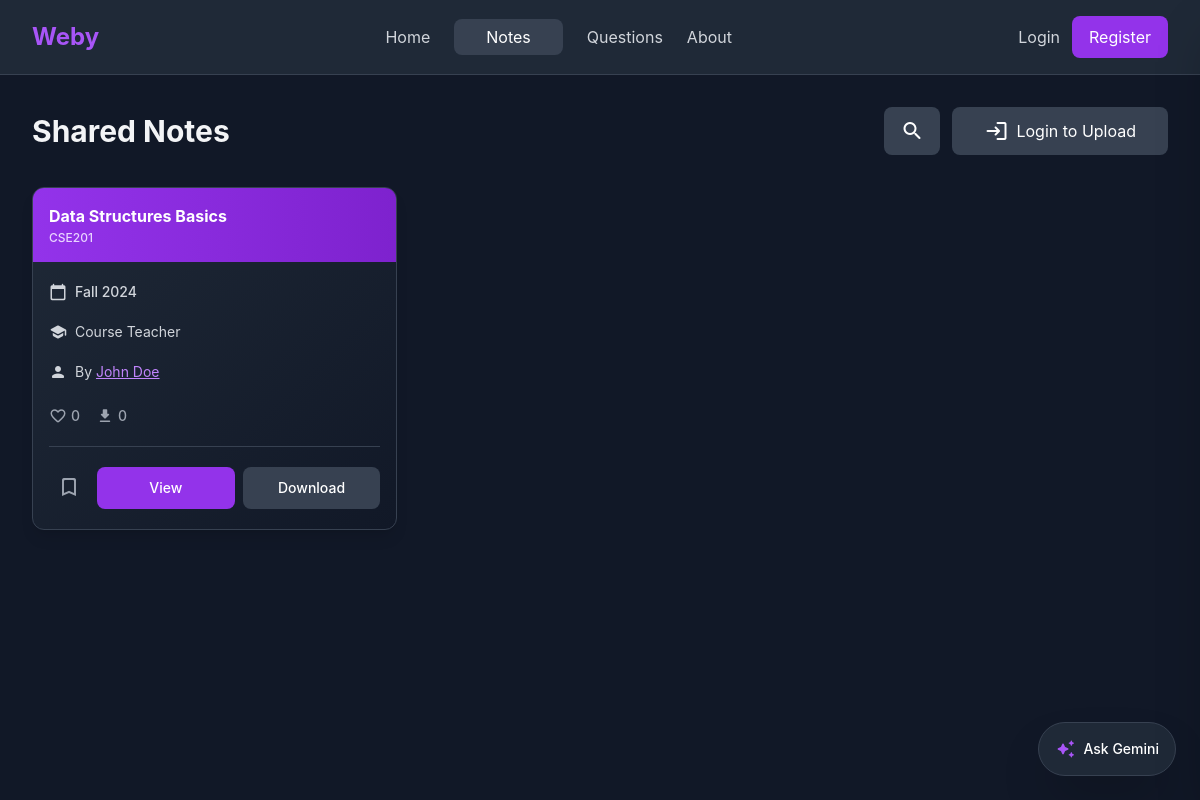
The app's page /notes.php?semester=2.1 with its own data.
### tables this page shows
CREATE TABLE IF NOT EXISTS notes (
    id INT AUTO_INCREMENT PRIMARY KEY,
    user_id INT NOT NULL,
    title VARCHAR(255) NOT NULL,
    course_code VARCHAR(50) NOT NULL,
    teacher_name VARCHAR(100) DEFAULT NULL,
    semester VARCHAR(10) NOT NULL,
    year INT NOT NULL,
    file_path VARCHAR(255) NOT NULL,
    
     
    is_public TINYINT(1) DEFAULT 1,
    
    created_at TIMESTAMP DEFAULT CURRENT_TIMESTAMP,
    FOREIGN KEY (user_id) REFERENCES users(id) ON DELETE CASCADE,
    INDEX idx_user_id (user_id),
    INDEX idx_semester_year (semester, year),
    INDEX idx_course_code (course_code)
);

CREATE TABLE IF NOT EXISTS users (
    id INT AUTO_INCREMENT PRIMARY KEY,
    name VARCHAR(100) NOT NULL,
    email VARCHAR(100) NOT NULL UNIQUE,
    password VARCHAR(255) NOT NULL,
    department VARCHAR(100) DEFAULT NULL,
    avatar VARCHAR(255) DEFAULT 'default.png',
    
     
    batch VARCHAR(10) DEFAULT NULL,
    section VARCHAR(10) DEFAULT NULL,
    student_id VARCHAR(50) DEFAULT NULL,
    
     
    github_url VARCHAR(255) DEFAULT NULL,
    linkedin_url VARCHAR(255) DEFAULT NULL,
    gmail VARCHAR(100) DEFAULT NULL,
    
     
    show_student_id TINYINT(1) DEFAULT 1,
    show_github TINYINT(1) DEFAULT 1,
    show_linkedin TINYINT(1) DEFAULT 1,
    show_email TINYINT(1) DEFAULT 1,
    show_gmail TINYINT(1) DEFAULT 1,
    
    created_at TIMESTAMP DEFAULT CURRENT_TIMESTAMP
);

### functions.php (called while the page is built, shortened)
<?php
function isLoggedIn() {
    return isset($_SESSION['user_id']);
}
function getUploaderName($user_id) {
    global $pdo;
    $stmt = $pdo->prepare("SELECT name FROM users WHERE id = ?");
    $stmt->execute([$user_id]);
    $user = $stmt->fetch();
    return $user ? $user['name'] : 'Unknown';
}
function getLikeCount($resource_id, $resource_type) {
    global $pdo;
    $stmt = $pdo->prepare("SELECT COUNT(*) FROM likes WHERE resource_id = ? AND resource_type = ?");
    $stmt->execute([$resource_id, $resource_type]);
    return $stmt->fetchColumn();
}
function getDownloadCount($resource_id, $resource_type) {
    global $pdo;
    $stmt = $pdo->prepare("SELECT COUNT(DISTINCT user_id) FROM downloads WHERE resource_id = ? AND resource_type = ?");
    $stmt->execute([$resource_id, $resource_type]);
    return $stmt->fetchColumn();
}
?>

### notes.php (the view, shortened to what this page needs)
<?php
require 'config.php';
require 'functions.php';
$isLoggedIn = isLoggedIn();
$semester = $_GET['semester'] ?? '';
$sql = "SELECT * FROM notes WHERE is_public = 1";
$params = [];
if ($semester) {
    $sql .= " AND semester = ?";
    $params[] = $semester;
}
$sql .= " ORDER BY created_at DESC";
$stmt = $pdo->prepare($sql);
$stmt->execute($params);
$notes = $stmt->fetchAll();
?>
<!DOCTYPE html>
<html lang="en" class="dark">
<head>
    <script src="https://cdn.tailwindcss.com"></script>
    <link rel="stylesheet" href="css/style.css">
    <link rel="stylesheet" href="css/animations.css">
</head>
<body class="bg-gray-900 text-gray-100 min-h-screen">
    <nav class="bg-gray-800 border-b border-gray-700 sticky top-0 z-50">
        <div class="w-full mx-auto px-8 py-4">
            <div class="flex justify-between items-center">
                <a href="index.php" class="text-2xl font-bold text-purple-500">Weby</a>
                <div class="hidden md:flex items-center gap-6">
                    <a href="index.php" class="text-gray-300 hover:text-white transition">Home</a>
                    <a href="notes.php" class="text-white bg-gray-700 px-8 py-1.5 rounded-lg">Notes</a>
                    <a href="questions.php" class="text-gray-300 hover:text-white transition">Questions</a>
                    <a href="about.php" class="text-gray-300 hover:text-white transition">About</a>
                </div>
                <div class="flex items-center gap-3">
                    <?php if ($isLoggedIn): ?>
                        <a href="profile.php#messages" class="relative text-gray-300 hover:text-white transition" title="Messages">
                            <span class="material-icons-round text-2xl">notifications</span>
                            <span id="messagesBadgeNav" class="absolute -top-1 -right-1 bg-red-500 text-white text-xs font-bold rounded-full h-5 w-5 flex items-center justify-center hidden animate-pulse">0</span>
                        </a>
                        <a href="profile.php" class="text-gray-300 hover:text-white flex items-center gap-2">
                            <span class="material-icons-round">person</span>
                            <span class="hidden md:inline"><?= htmlspecialchars($_SESSION['user_name']) ?></span>
                        </a>
                        <a href="logout.php" class="bg-red-600 hover:bg-[#0a0a2e] text-white px-4 py-2 rounded-lg transition text-sm border border-transparent hover:border-white">
                            Logout
                        </a>
                    <?php else: ?>
                        <a href="login.php" class="text-gray-300 hover:text-white">Login</a>
                        <a href="register.php" class="bg-purple-600 hover:bg-[#0a0a2e] text-white px-4 py-2 rounded-lg transition border border-transparent hover:border-white">
                            Register
                        </a>
                    <?php endif; ?>
                </div>
            </div>
        </div>
    </nav>
    <main class="w-full mx-auto px-8 py-8">
        <div class="flex flex-col md:flex-row justify-between items-center mb-8 gap-4">
            <h1 class="text-3xl font-bold">Shared Notes</h1>
            <div class="flex items-center gap-3">
                <button id="toggleSearchBtn" class="bg-gray-700 hover:bg-gray-600 text-white px-4 py-3 rounded-lg transition flex items-center justify-center">
                    <span class="material-icons-round">search</span>
                </button>
                <?php if ($isLoggedIn): ?>
                    <a href="upload-note.php" class="bg-purple-600 hover:bg-[#0a0a2e] text-white px-8 py-3 rounded-lg flex items-center gap-2 transition border border-transparent hover:border-white">
                        <span class="material-icons-round">upload</span>
                        Upload Note
                    </a>
                <?php else: ?>
                    <a href="login.php" class="bg-gray-700 hover:bg-gray-600 text-white px-8 py-3 rounded-lg flex items-center gap-2 transition">
                        <span class="material-icons-round">login</span>
                        Login to Upload
                    </a>
                <?php endif; ?>
            </div>
        </div>
        <?php if (empty($notes)): ?>
            <div class="text-center py-16">
                <span class="material-icons-round text-6xl text-gray-600 mb-4">folder_open</span>
                <p class="text-xl text-gray-400">No notes found. Be the first to upload!</p>
            </div>
        <?php else: ?>
            <div id="notesGrid" class="grid grid-cols-1 md:grid-cols-2 lg:grid-cols-3 gap-5">
                <?php foreach ($notes as $note): ?>
                    <?php
                        $uploaderName = getUploaderName($note['user_id']);
                        $likeCount = getLikeCount($note['id'], 'note');
                        $isLiked = $isLoggedIn && hasLiked($_SESSION['user_id'], $note['id'], 'note');
                        $isBookmarked = $isLoggedIn && hasBookmarked($_SESSION['user_id'], $note['id'], 'note');
                        $downloadCount = getDownloadCount($note['id'], 'note');
                    ?>
                    <div onclick="window.location.href='view.php?type=note&id=<?= $note['id'] ?>'" class="bg-gradient-to-br from-gray-800 to-gray-900 rounded-xl border border-gray-700 hover:border-purple-500 transition-all duration-300 overflow-hidden shadow-lg hover:shadow-purple-500/20 cursor-pointer card-animate hover-lift">
                        <div class="bg-gradient-to-r from-purple-600 to-purple-700 px-4 py-4">
                            <h3 class="text-base font-bold text-white line-clamp-1"><?= htmlspecialchars($note['title']) ?></h3>
                            <p class="text-purple-200 text-xs font-medium mt-0.5"><?= htmlspecialchars($note['course_code']) ?></p>
                        </div>
                        <div class="p-4">
                            <div class="flex items-center gap-2 mb-3 text-gray-300">
                                <span class="material-icons-round text-lg">calendar_today</span>
                                <span class="text-sm font-medium">
                                    <?php
                                    $semesterMap = [
                                        '2.1' => 'Fall', '2.2' => 'Spring',
                                        '3.1' => 'Fall', '3.2' => 'Spring',
                                        '4.1' => 'Fall', '4.2' => 'Spring'
                                    ];
                                    $semesterName = $semesterMap[$note['semester']] ?? $note['semester'];
                                    echo htmlspecialchars($semesterName . ' ' . $note['year']);
                                    ?>
                                </span>
                            </div>
                            <div class="flex items-center gap-2 mb-3 text-gray-300">
                                <span class="material-icons-round text-lg">school</span>
                                <span class="text-sm"><?= htmlspecialchars($note['teacher'] ?? 'Course Teacher') ?></span>
                            </div>
                            <div class="flex items-center gap-2 mb-4 text-gray-300">
                                <span class="material-icons-round text-lg">person</span>
                                <span class="text-sm">By <a href="profile.php?user_id=<?= $note['user_id'] ?>" onclick="event.stopPropagation()" class="text-purple-400 hover:text-purple-500 underline transition"><?= htmlspecialchars($uploaderName) ?></a></span>
                            </div>
                            <div class="flex items-center gap-4 mb-4 pb-4 border-b border-gray-700">
                                <button onclick="event.stopPropagation(); toggleLike(<?= $note['id'] ?>, this)"
                                        class="like-btn flex items-center gap-1 <?= $isLiked ? 'text-red-500' : 'text-gray-400' ?> hover:text-red-500 transition"
                                        data-note-id="<?= $note['id'] ?>">
                                    <span class="material-icons-round text-lg"><?= $isLiked ? 'favorite' : 'favorite_border' ?></span>
                                    <span class="like-count text-sm font-medium"><?= $likeCount ?></span>
                                </button>
                                <div class="flex items-center gap-1 text-gray-400">
                                    <span class="material-icons-round text-lg">download</span>
                                    <span class="download-count text-sm font-medium" data-note-id="<?= $note['id'] ?>"><?= $downloadCount ?></span>
                                </div>
                            </div>
                            <div class="flex gap-2 items-center">
                                <button onclick="event.stopPropagation(); toggleBookmark(<?= $note['id'] ?>, 'note', this)"
                                        class="p-2 rounded-full transition-colors duration-200 <?= $isBookmarked ? 'text-purple-500' : 'text-gray-400 hover:text-purple-500' ?>" title="Bookmark">
                                    <span class="material-icons-round text-2xl"><?= $isBookmarked ? 'bookmark' : 'bookmark_border' ?></span>
                                </button>
                                <a href="view.php?type=note&id=<?= $note['id'] ?>" onclick="event.stopPropagation()"
                                   class="flex-1 bg-purple-600 hover:bg-[#0a0a2e] text-white px-4 py-2.5 rounded-lg text-center transition-all duration-200 text-sm font-medium border border-transparent hover:border-white">
                                    View
                                </a>
                                <a href="<?= htmlspecialchars($note['file_path']) ?>" download
                                   onclick="event.stopPropagation(); trackDownload(<?= $note['id'] ?>, 'note', this)"
                                   class="flex-1 bg-gray-700 hover:bg-[#0a0a2e] text-white px-4 py-2.5 rounded-lg text-center transition-all duration-200 text-sm font-medium border border-transparent hover:border-white">
                                    Download
                                </a>
                            </div>
                        </div>
                    </div>
                <?php endforeach; ?>
            </div>
        <?php endif; ?>
    </main>
    <div class="fixed bottom-6 right-6 z-40">
        <button id="askGeminiBtn" class="flex items-center gap-2 bg-gray-800 border border-gray-700 hover:border-purple-500 text-white px-4 py-3 rounded-full shadow-2xl hover:shadow-purple-500/20 transition-all duration-300 group">
            <span class="material-icons-round text-purple-500 group-hover:scale-110 transition-transform text-xl">auto_awesome</span>
            <span class="font-medium text-sm">Ask Gemini</span>
        </button>
    </div>
</body>
</html>

### css/style.css (style rules this page uses)
* { margin: 0; padding: 0; box-sizing: border-box; }
body { font-family: -apple-system, BlinkMacSystemFont, 'Segoe UI', Roboto, 'Helvetica Neue', Arial, sans-serif; }
* { transition: background-color 0.2s ease, border-color 0.2s ease, color 0.2s ease; }

### css/animations.css (style rules this page uses)
.card-animate { animation: fadeInUp 0.6s ease-out forwards; opacity: 0; }
.hover-lift { transition: transform 0.3s ease, box-shadow 0.3s ease; }

### records on screen
notes: title "Data Structures Basics", course_code "CSE201", semester+year "Fall 2024", teacher "Course Teacher", user.name "John Doe", likeCount "0", downloadCount "0"
